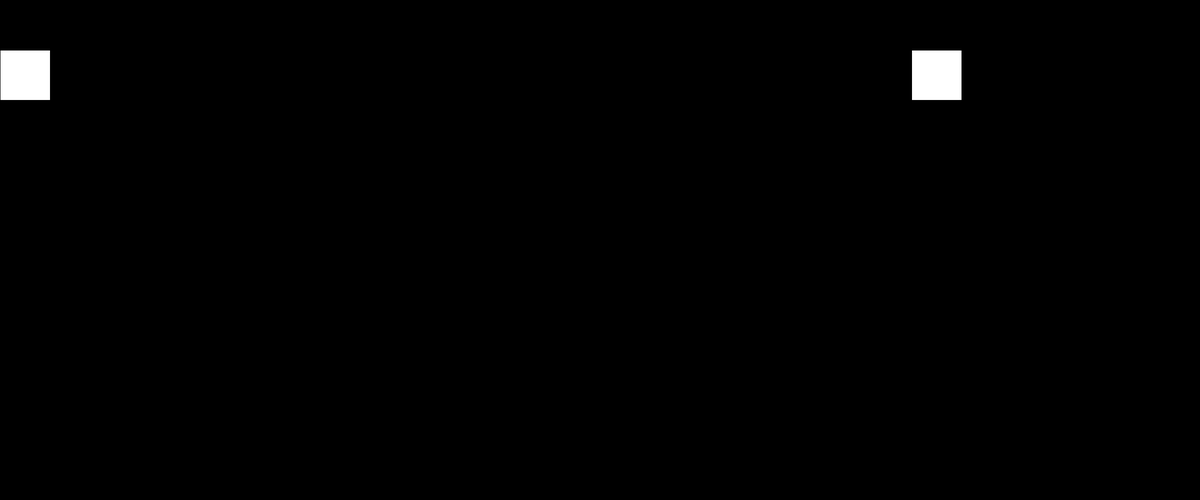
Frame 1 (no input)
Frame 60 (the mouse pressed at the canvas centre just before this capture): identical to frame 1, image omitted
Frame 120 (the mouse held since frame 60 and released just before this capture): identical to frame 1, image omitted

The Processing sketch that drew this single still picture (run headless with seeded random() and noise(); from frame 60 on, the mouse is pressed at the canvas centre):

// Processing sketch: sketch_241202a
// ── sketch_241202a.pde
void setup() {
  size(2400, 1000);
}
float x;
float x2 = 1823;
float bulletX;
float bulletX2 = 1823;
boolean shooting = false;
boolean shooting2 = false;

void draw() {
  background(0, 0, 0);
  drawLeftPointedTank(x);
  drawRightPointedTank(x2);
  bulletX = x;

  if (shooting == true) {
    bulletX = x + 8;
    drawBullet(bulletX);
  }
    if (shooting2 == true) {
    bulletX2 = x2 - 8;
    drawBullet2(bulletX2);
  }
  
  if (bulletX <= bulletX2){
    shooting = false;
    shooting2 = false;
  }
  if (bulletX >= width) {
    shooting = false;
  }
  if (bulletX2 >= width) {
    shooting2 = false;
  }

  drawTurret();
}

void drawBullet(float x) {
  rect(x, 100, 35, 15);
}
void drawBullet2(float x2) {
  rect(x2, 100, 35, 15);
}

void keyPressed() {
  if (key == 'j') {
    x2 =x2 -10;
  }
  if (key == 'l') {
    x2 =x2 +10;
  }

  if (key == 'd') {
    x =x +10;
  }
  if (key == 'a') {
    x =x -10;
  }
  if (keyCode == ENTER) {
    bulletX = x;
    shooting = true;
  }
  if (keyCode == TAB) {
    x2 = bulletX2;
    bulletX2 = bulletX2 + 8;
    shooting2 = true;
}

}
void keyReleased(){
}
void drawTurret() {
  //rect(mainturret[0], mainturret[1], mainturret[2], mainturret[3], mainturret[4]);
}

void drawLeftPointedTank(float x) {
  rect(x, 100, 100, 100);
}


void drawRightPointedTank(float x2) {
    rect(x2, 100, 100, 100);
}
